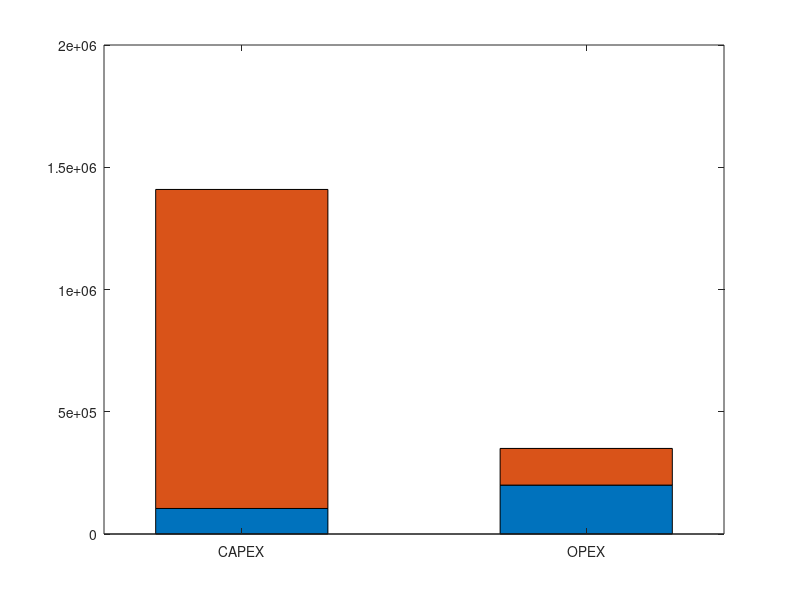

This chart was generated by the following MATLAB code:
% TCO of C-RAN Architecture for 5G.

% Steps
%   CAPEX
%   OPEX

clear all;
close all;
clc;

%% --- CAPEX --- %%

%% - Equipment Cost 
% Sum of all equipment times the price of each equipment

global TOT_EQcost;

P_RRH = 4472;                          % Price per RRH
N_RRH = 20;                            % Quantity of RRHs
P_BBUpool = 3000;                      % Price per BBU Pool
N_BBUpool = 5;                         % Quantity of BBU Pools
TOT_EQcost = 0;                        % Total equipment cost

EQ_price = [P_RRH P_BBUpool];
EQ_quant = [N_RRH N_BBUpool];


for i = 1:length(EQ_price)
        TOT_EQcost = TOT_EQcost + EQ_quant(i)* EQ_price(i);
end

%% - Infrastructure Cost
% Deployment of fiber infrastructure, cost of leasing fibers and installation of RRH's

global TOT_PTPInfraCost;
global TOT_LeaseFiberCost;
global TOT_InfraCost;

TOT_TrenchDist = 10;                 % Total distance to be trenched
TrenchPrice = 130000;                % Trenching price per Km
FiberLenght = 30;                    % Total lenght of fiber needed
FiberPrice = 160;                    % Price of fiber per KM

TOT_LeaseDist = 0;                   % Total lenght of leased fiber
FiberLease_KM = 200;                 % Leasing price per KM

TOT_PTPInfraCost = TOT_TrenchDist * TrenchPrice + FiberLenght * FiberPrice; %EQ(3.12)

TOT_LeaseFiberCost = TOT_LeaseDist * FiberLease_KM; %EQ(3.20)

TOT_InfraCost = TOT_PTPInfraCost + TOT_LeaseFiberCost; %EQ(3.11)

%% - Installation Cost
% Expenses related to installing the backhaul components in their locations

global TOT_CostInstall;
global TOT_FiberInstCost;
global TOT_MWInstCost;

%fiber
T_InstPort_F= 20;                     % Total time to install a equipament port
N_Port_F= 10;                         % Number of ports to be install
N_Eq_F= 20;                           % Total number of equipment cost 
Pr_Tech_F= 30;                        % Technician salary per hour

for k = 1:length(T_InstPort_F * N_Port_F);
TOT_FiberInstCost= TOT_FiberInstCost + (T_InstPort_F * N_Port_F) * (N_Eq_F * Pr_Tech_F);


end

%microwave
T_InstPort_Mw= 20;                     % Total time to install a equipament port
N_Port_Mw= 10;                         % Number of ports to be install
N_Eq_Mw= 20;                           % Total number of equipment cost 
Pr_Tech_Mw= 30;                        % Technician salary per hour

for k = 1:length(T_InstPort_Mw * N_Port_Mw);
TOT_MWInstCost= TOT_MWInstCost + (T_InstPort_Mw * N_Port_Mw) * (N_Eq_Mw * Pr_Tech_Mw);


end

 TOT_CostInstall= TOT_FiberInstCost + TOT_MWInstCost; %EQ(3.22)


 
 
%% --- OPEX --- %%

%% - Energy Cost
% Yearly energy cost of all active equipment

global Yearly_kW;                   % Yearly kW consumed by equipments
global Price_kW;                    % Price per kW
global TOT_EnergyCost;              % Total energy cost

for i = 1:length(Yearly_kW);
    TOT_EnergyCost = TOT_EnergyCost + (Yearly_kW(i)*Price_kW);
end

%{
%% - Spectrum and Fiber Leasing

global PTP_LeaseCost;               % Yearly fee for maintenance and reparation of rented fiber
global TOT_LeaseCost;               % Total lease cost

PTP_LeaseCost = TOT_LeaseDist * FiberLease_KM;
TOT_LeaseCost = PTP_LeaseCost;

%% - Maintenance Cost
% Regular maintenance routine cost

global RRH_Mcost;                   % RRH maintenance cost
global CO_Mcost;                    % Central Office maintenance cost
global SWlic_cost;                  % Yearly fee for software licenses
global Mon_cost;                    % Yearly salary of the technicians

global TOT_Maint;                 % Total maintenance cost

TOT_Maint = RRH_Mcost + CO_Mcost + SWlic_cost + Mon_cost;

%% - Fault Management
% Expenses related to the reparation of failures in the network

%% - Floor Space
% Yearly rental fee of the floor space
%}

%% --- Plotting --- %%


figure(1);
y = [TOT_EQcost TOT_InfraCost; 200000 150000];
bar(y,0.5,'stacked');
set(gca,'XTickLabel',{'CAPEX', 'OPEX'});
